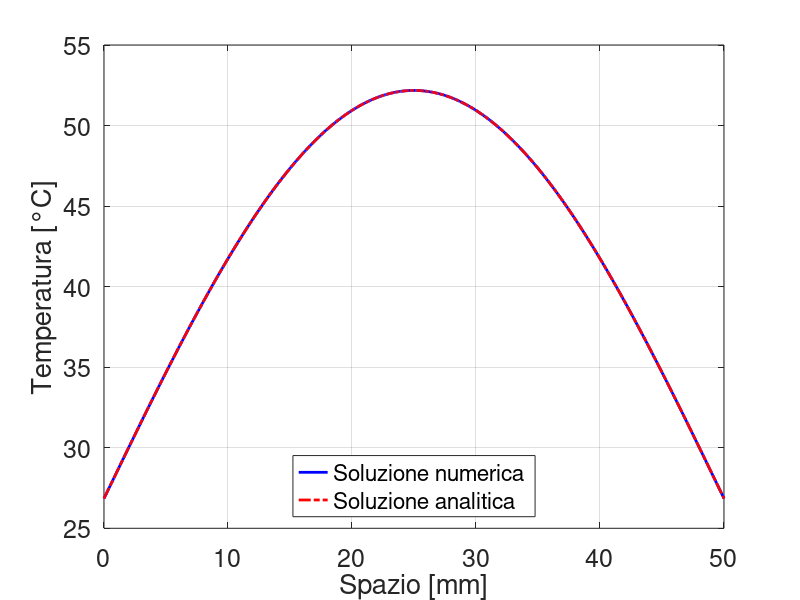
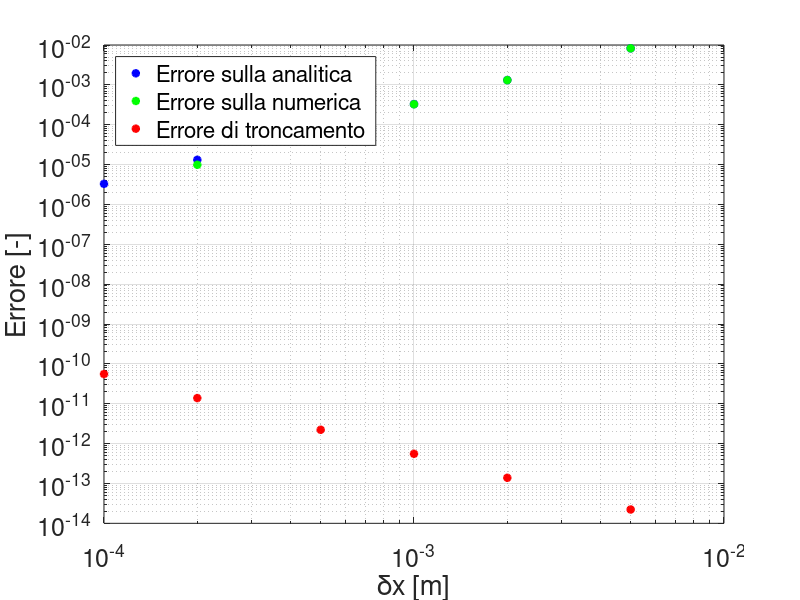

These figures' MATLAB source, in order:
clc; clear; close all;
%% dati
LL = 50e-3;
kk = 5;
q0 = 500e3;
qqq = @(x) q0*sin(pi*x/LL);
Tside = 300;

tol = .1e-2;
tol_raggiunta = false;

%% soluzione analitica
Tan = @(x) q0/kk*LL^2/pi^2*sin(pi*x/LL) + Tside;

%% controllo la tolleranza
dxv = [1e-4 2e-4 5e-4 1e-3 2e-3 5e-3];
err = zeros(size(dxv));
errcond = zeros(size(dxv));
errnum = zeros(size(dxv));
for jjerr = 1:length(dxv)
    %% griglia spaziale
    dx = dxv(jjerr);
    xx = (0:dx:LL)';
    nn = length(xx);

    %% creo il problema
    diag_si = ones(nn,1);
    diag_p = -2*ones(nn,1);
    AA = spdiags([diag_si diag_p diag_si],-1:1,nn,nn);
    bb = - qqq(xx)/kk*dx^2;

    %% condizioni al contorno
    AA(1,1) = 1; AA(1,2) = 0; bb(1) = Tside;
    AA(end,end-1) = 0; AA(end,end) = 1; bb(end) = Tside;

    %% soluzione numerica
    TT = AA\bb;
    
    %% controllo l'errore
    err(jjerr) = norm(TT-Tan(xx))/norm(Tan(xx)-Tside);
    errcond(jjerr) = condest(AA)/(1-eps*condest(AA))*2*eps;
    
    if jjerr == 1 % soluzione più accurata
        xxnumref = xx;
        TTnumref = TT;
        dxnumref = dx;
    else
        errnum(jjerr) = norm(TTnumref(1:round(dx/dxnumref):end)-TT)/norm(TTnumref(1:round(dx/dxnumref):end)-Tside);
    end
    
    if err(jjerr) <= tol && not(tol_raggiunta)
        xxref = xx;
        TTref = TT;
        errref = err(jjerr);
        tol_raggiunta = true;
    end
end
if tol_raggiunta
    fprintf('Tolleranza raggiunta:\nErrore = %.2e.\nTolleranza = %.2e.\n',errref,tol)
else
    fprintf('Tolleranza non raggiunta.\n')
    xxref = xx;
    TTref = TT;
end

%% post production
% grafico temperatura
plot(xxref*1e3,TTref-273.15,'b-','linewidth',2)
hold on
plot(xxref*1e3,Tan(xxref)-273.15,'r-.','linewidth',2)
legend('Soluzione numerica','Soluzione analitica','location','south')
grid on
box on
xlabel('Spazio [mm]')
ylabel('Temperatura [°C]')
set(gca,'fontsize',18)

% grafico errore
figure
loglog(dxv,err,'b*','linewidth',2)
hold on
loglog(dxv,errnum,'g*','linewidth',2)
hold on
loglog(dxv,errcond,'r*','linewidth',2)
legend('Errore sulla analitica','Errore sulla numerica','Errore di troncamento','location','northwest')
grid on
box on
xlabel('\deltax [m]')
ylabel('Errore [-]')
set(gca,'fontsize',18)

%% conservazione dell'energia
Ein = trapz(xx,qqq(xx))
Eout = 2*kk*(TT(end-1)-TT(end))/dx
